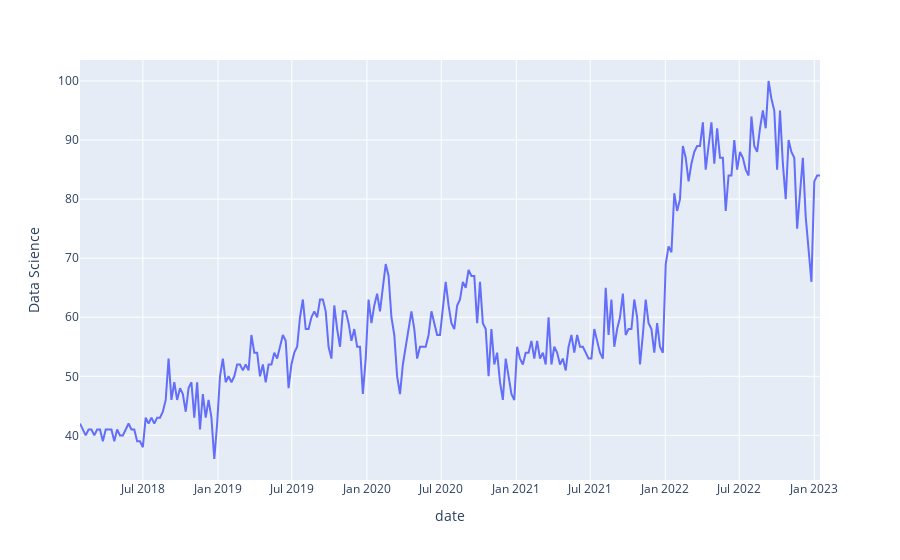

Notebook code for this chart:
### Code cell
import plotly.express as px
import pandas as pd

data2.index = pd.to_datetime(data2.index)
fig = px.line(data2, x=data2.index, y='Data Science', labels={'y':'Jumlah','index':'Tanggal'})
fig.show()

### Figure 1 — Plotly figure (JSON) as saved in the notebook; plotly's stock layout.template omitted (floating-point values rounded to 4 significant figures; data arrays with more than 128 entries replaced by an {"elided": "..."} marker saying what was removed)
{"data": [{"hovertemplate": "date=%{x}<br>Data Science=%{y}<extra></extra>", "legendgroup": "", "line": {"color": "#636efa", "dash": "solid"}, "marker": {"symbol": "circle"}, "mode": "lines", "name": "", "orientation": "v", "showlegend": false, "type": "scatter", "x": {"elided": "260 str values"}, "xaxis": "x", "y": {"elided": "260 int values"}, "yaxis": "y"}], "layout": {"legend": {"tracegroupgap": 0}, "margin": {"t": 60}, "xaxis": {"anchor": "y", "domain": [0, 1], "title": {"text": "date"}}, "yaxis": {"anchor": "x", "domain": [0, 1], "title": {"text": "Data Science"}}}}
